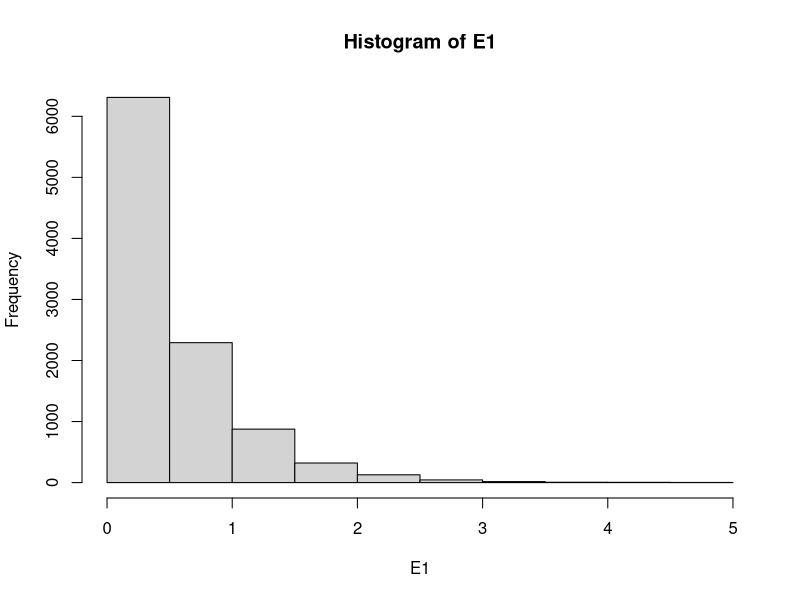
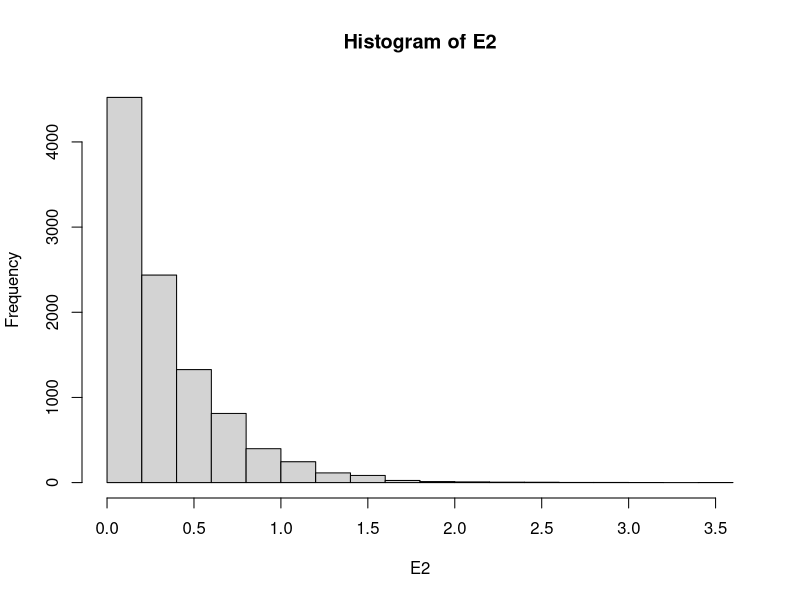
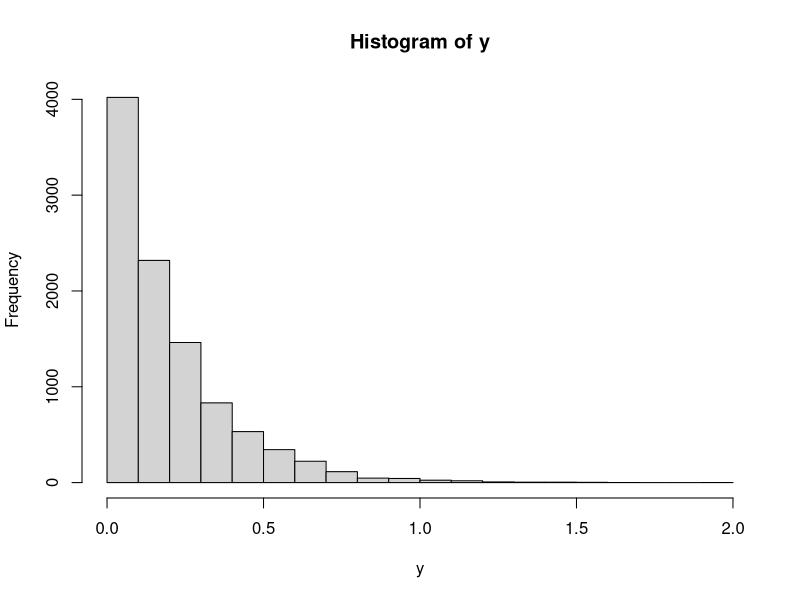
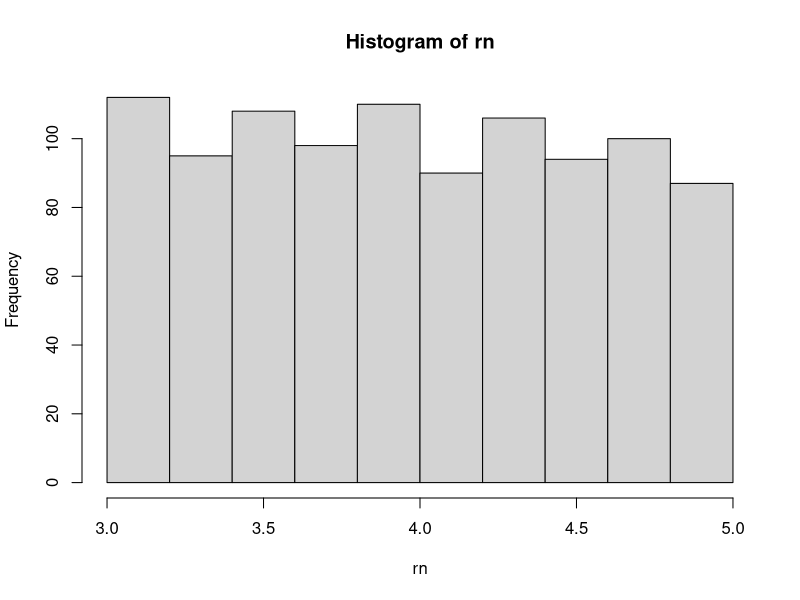

R code for these plots, in order:
# q2 a
library(tidyverse)
E1 <- rexp(10000,rate = 2)
hist(E1)

#b
E2 <- rexp(10000,rate = 3)
hist(E2)

#c
y <- pmin(E1,E2)
hist(y)

#d
#it follow expon
1/mean(y)

rand.gen <-function(N=10){
  a <- 3
  m <- 31
  d <- 2 # seed
  rn <-vector(length=N)# initialising the vector
  for(i in 1:N){
    d <- (a*d)%%m
    rn[i] <- d/m
  }
  return(rn)
}

#b
rand.gen(N = 1000)

rand.gen2 <-function(N=10){
  a <- 65539
  m <- 2^13
  d <- 2019 # seed
  rn <-vector(length=N)# initialising the vector
  for(i in 1:N){
    d <- (a*d)%%m
    rn[i] <- d/m
  }
  return(rn)
}

rn <- rand.gen2(N = 1000)

#c
rn <- 2*rn +3

hist(rn)
# this is Uniform Distribution
# a = 0, b = 1